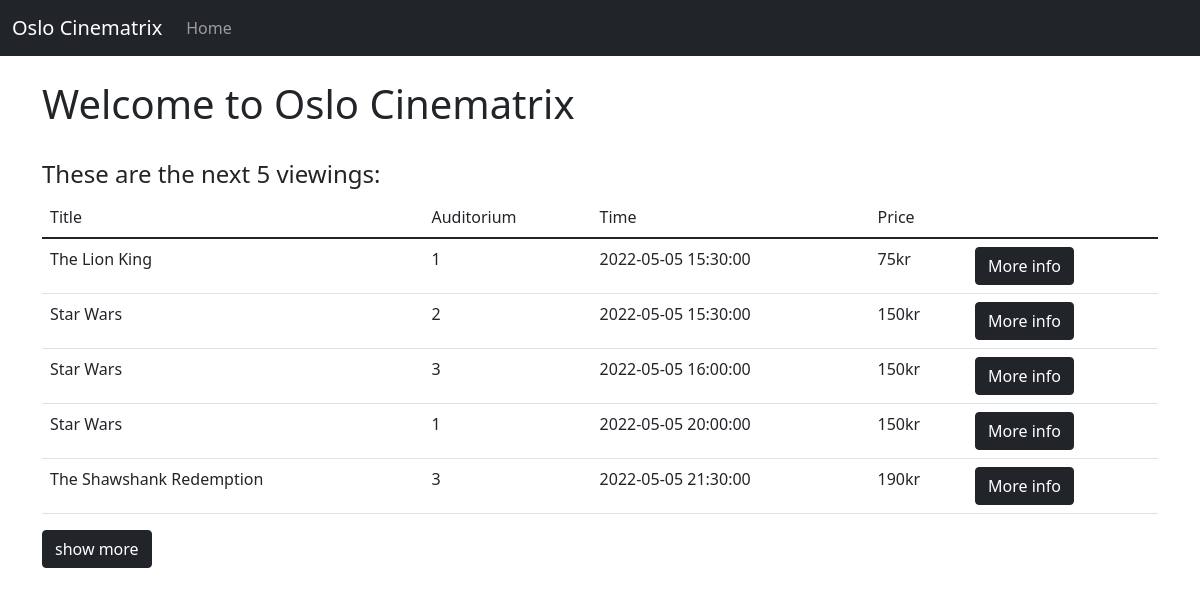
The page / on the database its author committed.
### tables this page shows
CREATE TABLE viewing
(
  id INT NOT NULL,
  date_time DATETIME NOT NULL,
  auditorium_id INT NOT NULL,
  movie_id INT NOT NULL,
  PRIMARY KEY (id),
  FOREIGN KEY (auditorium_id) REFERENCES auditorium(id),
  FOREIGN KEY (movie_id) REFERENCES movie(id)
);

CREATE TABLE movie
(
  id INT NOT NULL,
  title VARCHAR(100) NOT NULL,
  price INT NOT NULL,
  description VARCHAR(255),
  PRIMARY KEY (id)
);

### app.py (the view)
@app.route('/')
def home():
    cursor = get_db().cursor()
    cursor.execute("""
        SELECT vw.auditorium_id, vw.date_time as time, mv.title, mv.price, vw.id
        FROM viewing as vw, movie as mv
        WHERE vw.movie_id=mv.id
        ORDER BY time
        LIMIT 5
        """)
    top5 = [dict(id=row[0], time=row[1], title=row[2], price=row[3], w_id=row[4]) for row in cursor.fetchall()]
    cursor = get_db().cursor()
    cursor.execute("""
        SELECT vw.auditorium_id, vw.date_time as time, mv.title, mv.price, vw.id
        FROM viewing as vw, movie as mv
        WHERE vw.movie_id=mv.id
        ORDER BY time
        """)
    entries = [dict(id=row[0], time=row[1], title=row[2], price=row[3], w_id=row[4]) for row in cursor.fetchall()]
    return render_template('home.html', top5=top5, entries=entries)

### app.py (called while the page is built)
def get_db():
    db = getattr(g, '_database', None)
    if db is None:
        db = g._database = sqlite3.connect(DATABASE, isolation_level=None)
    return db

@app.teardown_appcontext
def close_connection(exception):
    db = getattr(g, '_database', None)
    if db is not None:
        db.close()

### templates/home.html (shortened to what this page needs)
{% extends 'pagelayout.html' %}
{% block content %}
<div class="container">
    <br><h1>Welcome to Oslo Cinematrix </h1><br>
    <h4 id="text">These are the next 5 viewings:</h4>
    <table class="table">
        <thead>
            <tr>
                <td>Title</td>
                <td>Auditorium</td>
                <td>Time</td>
                <td>Price</td>
                <td></td>
            </tr>
        </thead>
        <tbody id="top5">
        {% for viewing in top5 %}
            <tr>
                <td>{{ viewing.title }}</td>
                <td>{{ viewing.id }}</td>
                <td>{{ viewing.time }}</td>
                <td>{{ viewing.price }}kr</td>
                <td>
                    <form>
                        <button class="btn btn-dark" formaction="{{ url_for('ticket', id=viewing.w_id) }}">More info</button>
                    </form>
                </td>
            </tr>
        {% endfor %}
        </tbody>
    </table>
    <button class="btn btn-dark" id="but" onclick="toggle()">show more</button>
</div>
{% endblock %}

### templates/pagelayout.html (shortened to what this page needs)
<!DOCTYPE html>
<html lang="en">
<head>
    <link href="https://cdn.jsdelivr.net/npm/bootstrap@5.1.3/dist/css/bootstrap.min.css" rel="stylesheet">
</head>
<body>
    {% include 'navbar.html' %}
        {% block content %}
        {% endblock %}
</body>
</html>

### templates/navbar.html (shortened to what this page needs)
<nav class="navbar navbar-expand-lg navbar-dark bg-dark sticky-top">
    <div class="container-fluid">
      <a class="navbar-brand" href="{{ url_for('home') }}">Oslo Cinematrix</a>
      <div class="collapse navbar-collapse" id="navbarSupportedContent">
        <ul class="navbar-nav me-auto mb-2 mb-lg-0">
          <li class="nav-item">
            <a class="nav-link" href="{{ url_for('home') }}">Home</a>
          </li>
        </ul>
      </div>
    </div>
  </nav>

### rows shown on the page
viewing: title "The Lion King", id "1", time "2022-05-05 15:30:00", price "75"
viewing: title "Star Wars", id "2", time "2022-05-05 15:30:00", price "150"
viewing: title "Star Wars", id "3", time "2022-05-05 16:00:00", price "150"
viewing: title "Star Wars", id "1", time "2022-05-05 20:00:00", price "150"
viewing: title "The Shawshank Redemption", id "3", time "2022-05-05 21:30:00", price "190"
